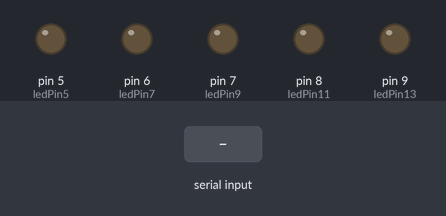
Recording of a sketch running on a simulated Arduino Uno, built with avr-gcc and run on an emulated ATmega328P. Parts: output pins drawn as LEDs (lit = HIGH). The inputs (shaded band) are chosen by the test bench.

Above: at 1.2 s.
1.3 s: "g" received over Serial
At 1.7 s:
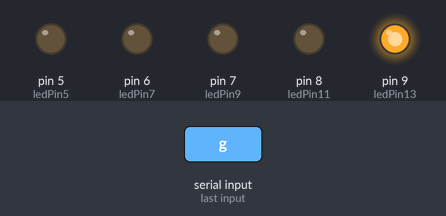
2.8 s: "b" received over Serial
At 4.0 s:
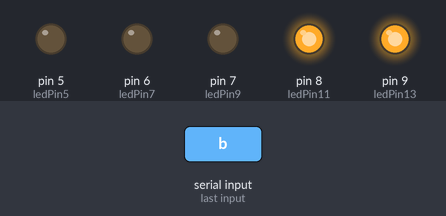
4.3 s: "o" received over Serial
At 5.2 s:
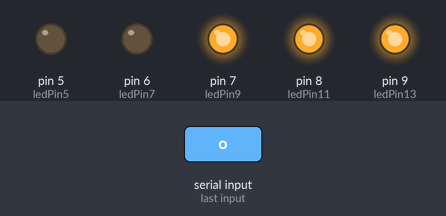
5.8 s: "y" received over Serial
At 6.3 s:
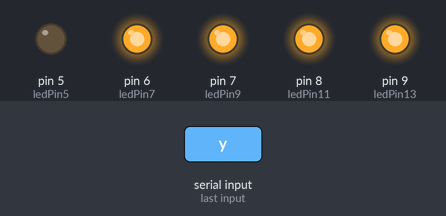
7.3 s: "w" received over Serial
At 8.5 s:
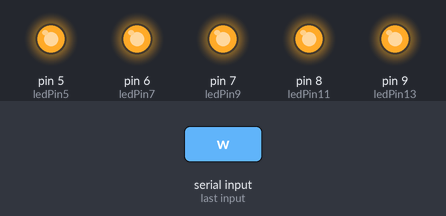
8.8 s: "d" received over Serial
At 9.8 s:
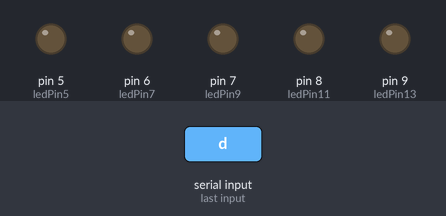
Timing chart, 0 to 11.3 s (numbered marks = the images above; inputs shaded):
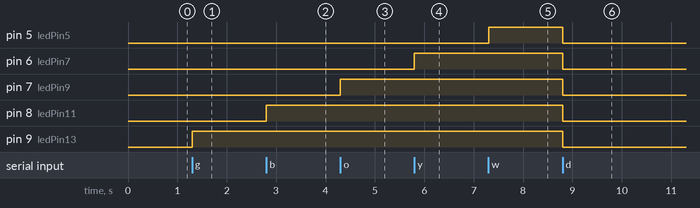

The sketch:

Serial-Acionamento.ino
```cpp
 /*
   Aula Curso Arduino Básico ao Avançado e prototipagem
   Instrutor Otávio Jesus França Oliveira
   Sorocaba - SP
   otaviojf_oliveira@outlook.com
 */

int ledPin13 =  9;
int ledPin11 =  8; // atribui o nome ledPin11 para o pino digital 11 do arduino
# define ledPin9  7  // outra forma de atribuir nome aos pinos digitais, essa é a mais utilizada, pois nao reserva espaço na memoria
int ledPin7  =  6;
int ledPin5  =  5;
//----------SETUP DOS PINOS E COMUNICAÇÃO --------------------
void setup()   {

  Serial.begin(9600); // seta a velocidade de transmissao dos dados via porta serial

  pinMode(ledPin13, OUTPUT); // seta os pinos como saida de forma individual
  pinMode(ledPin11, OUTPUT);
  pinMode(ledPin9, OUTPUT);
  pinMode(ledPin7, OUTPUT);
  pinMode(ledPin5, OUTPUT);

 // for(int i =5;i<10;i++) pinMode(i,OUTPUT); // utilizando um laço FOR é possível otimizar o processo, considerando que os pinos sejam usados de forma sequencial
}


//----------LOOP INFINITO -----------------------------------
void loop()
{
  char tecla; // cria uma variavel tipo cHAR com nome tecla
  tecla = Serial.read(); // Comando responsavel por fazer a leitura da porta de entrada de dados durante a comunicação serial e atribuir o valor lido a variavel tecla


  if(tecla == 'g')  //se pressionado "g" liga o led verde (green)
  {
      digitalWrite(ledPin13, HIGH);
  }
  else   //Se pressionado "b" liga o led azul (blue)

    if(tecla == 'b')
    {
         digitalWrite(ledPin11, HIGH);
    }
    else
      //S pressionado "o" liga o led laranja (orange)
      if(tecla == 'o')
      {
         digitalWrite(ledPin9, HIGH);
      }
      else
        //Se pressionado "y" liga o led amarelo (yellow)
        if(tecla == 'y')
        {
            digitalWrite(ledPin7, HIGH);
        }
        else
          //Se pressionado "w" liga o led branco (white)
          if(tecla == 'w')
          {
              digitalWrite(ledPin5, HIGH);
          }
          else

            //Se pressionado "d" desliga todos os leds
            if(tecla == 'd')
            {
                digitalWrite(ledPin13, LOW); // comando LOW coloca o pino correspondente em estado desligado, ou seja, nivel lógico baixo
                digitalWrite(ledPin11, LOW);
                digitalWrite(ledPin9, LOW);
                digitalWrite(ledPin7, LOW);
                digitalWrite(ledPin5, LOW);
            }

}
```

Measured:
- after the input at 1.3 s, pin 9 (ledPin13): LOW → HIGH at once
- after the input at 2.8 s, pin 8 (ledPin11): LOW → HIGH at once
- after the input at 4.3 s, pin 7 (ledPin9): LOW → HIGH at once
- after the input at 5.8 s, pin 6 (ledPin7): LOW → HIGH at once
- after the input at 7.3 s, pin 5 (ledPin5): LOW → HIGH at once
- after the input at 8.8 s, pin 5 (ledPin5), pin 6 (ledPin7), pin 7 (ledPin9), pin 8 (ledPin11), pin 9 (ledPin13): HIGH → LOW at once
